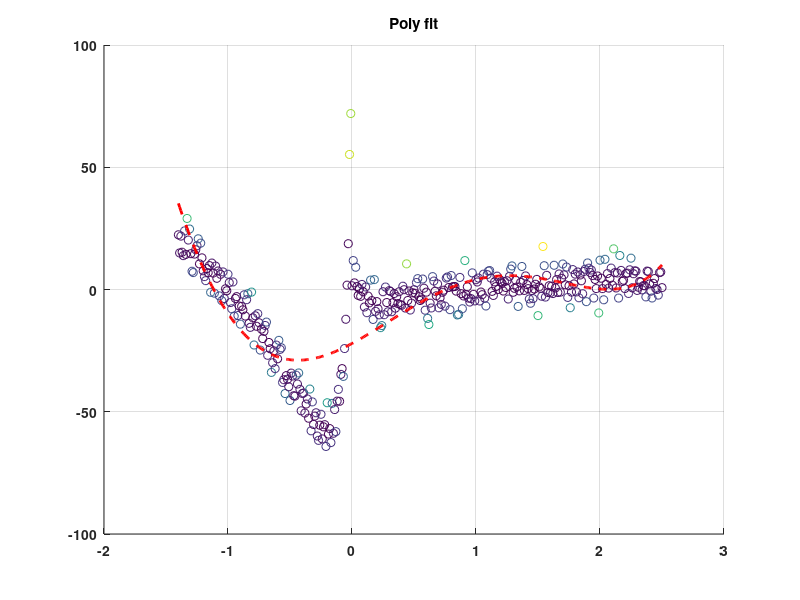

This chart was generated by the following MATLAB code:
%NZ

x = (-1.4:0.01:2.5)'; % This is the time samples 
y = 5*sin(log(x)); % This is the true model
noise = 5*randn(length(x),1); % Noise model 
yMeasured = y + noise; % This is the measurement. 
J = [x.^5,x.^4,x.^3,x.^2,x.^1,x.^0]; % Formulate Jacobian 
theta = pinv(J' * J) * J' * yMeasured % Normal Equation
yCalculated = J*theta; % Our predicted model

%% Below Code is to make a pretty plot 

fig = figure(1); % Make a figure
clf(fig) % Erase figure
hold on % Hold plot
error = (yMeasured - y).^2; % Error
scatter(x,yMeasured,[],error); % Plot measured data 
plot(x, yCalculated ,'r--','LineWidth',2) % Plot Results
grid on
title('Poly fit')
set(gca,'FontSize',10,'FontWeight','bold');
set(gcf,'Units','Pixels');
set(gcf, 'Position', [500, 500, 700, 350]);
